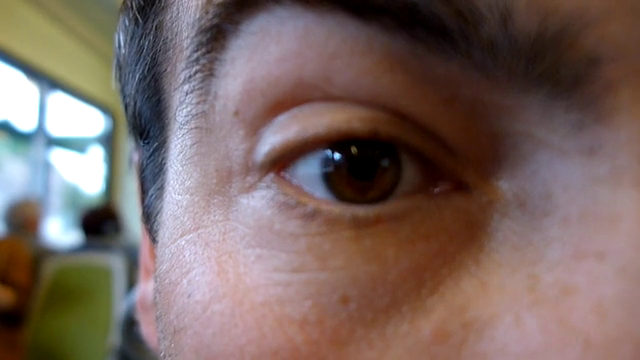
#> input picture frame 15 of experiments/_assets/eye_motion.mp4, 640 x 360 px, given in place of dog.mp4, which was not available
$ jupyter execute 01_applications_overview.ipynb   (text cells are left out)
#> lines starting #> are read from the running program, lines starting #| are printed output that depends on the picture; after the words box and inside, x2 and y2 are one past the last pixel; in counts of white or black regions, pixels touching at a corner belong together; pictures that were not available may be replaced by others from this repository, and a replacement may not be noted
[cell 1]
import cv2
import os
import numpy as np
import matplotlib.pyplot as plt

root = os.getcwd()
imagePath = os.path.join(root,'..' ,'_assets')

[cell 2]
img_path = os.path.join(imagePath, "dog.mp4")

cap = cv2.VideoCapture(img_path)
if not cap.isOpened():
    print(f"Error: Could not open video {img_path}")
else:
    ret, frame = cap.read()
#> frame is the input picture: shape (360, 640, 3); mean B, G, R 97.9, 102.8, 121.2

cap.release()

if ret and frame is not None:
    hsv_frame = cv2.cvtColor(frame, cv2.COLOR_BGR2HSV)
#> hsv_frame: shape (360, 640, 3); mean H, S, V 66.4, 92.2, 126.7

    # Tipik başlangıç skin aralığı (ayarlamaya açık):
    lower_white = np.array([0, 0, 200], dtype=np.uint8)
    upper_white = np.array([179, 40, 255], dtype=np.uint8)

    # Maske oluştur
    mask = cv2.inRange(hsv_frame, lower_white, upper_white)
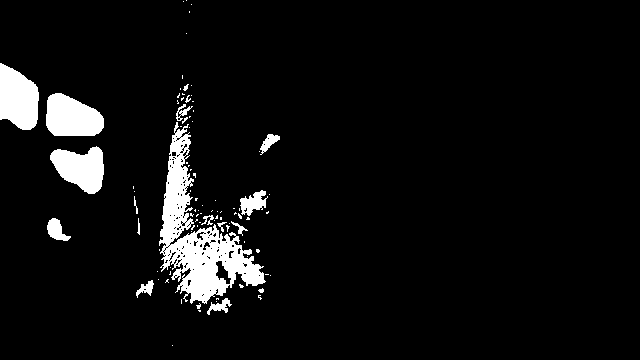
#> mask: shape (360, 640); 6.1% white; 93 white regions (75 under 20 px), largest, box (x1, y1, x2, y2) and area: (159, 122, 266, 304) 6455, (0, 63, 39, 130) 1979, (46, 93, 104, 136) 1923

    # Maske temizliği: küçük lekeleri kaldır, kenarları düzgünleştir
    kernel = cv2.getStructuringElement(cv2.MORPH_ELLIPSE, (5, 5))
    mask = cv2.morphologyEx(mask, cv2.MORPH_OPEN, kernel, iterations=2)
#> mask: shape (360, 640); 4.2% white; 10 white regions, largest, box (x1, y1, x2, y2) and area: (0, 63, 39, 130) 1976, (46, 93, 104, 136) 1913, (177, 238, 232, 300) 1716
    mask = cv2.dilate(mask, kernel, iterations=1)
#> mask: shape (360, 640); 5.3% white; 7 white regions, largest, box (x1, y1, x2, y2) and area: (158, 163, 265, 302) 4822, (44, 91, 106, 138) 2256, (0, 61, 41, 132) 2230

    # Maske ile izole et
    result_frame = cv2.bitwise_and(frame, frame, mask=mask)
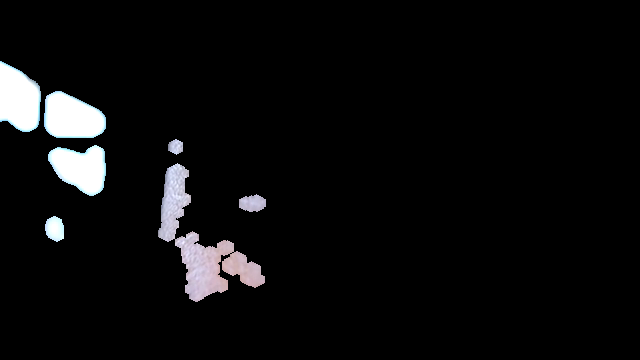
#> result_frame: shape (360, 640, 3); mean B, G, R 12.4, 12, 12

    # Görüntüleri matplotlib için RGB'ye çevir
    frame_rgb = cv2.cvtColor(frame, cv2.COLOR_BGR2RGB)
    result_rgb = cv2.cvtColor(result_frame, cv2.COLOR_BGR2RGB)

    fig, axes = plt.subplots(1, 3, figsize=(15, 5))

    axes[0].imshow(frame_rgb)
    axes[0].set_title("Original Frame")

    axes[1].imshow(mask, cmap='gray')
    axes[1].set_title("Mask (Skin Tone)")

    axes[2].imshow(result_rgb)
    axes[2].set_title("Isolated Skin Region")

    plt.tight_layout()
    plt.show()
else:
    print("Could not load frame for static demo.")

[cell 3]
img_path = os.path.join(imagePath, "car.mp4")

cap = cv2.VideoCapture(img_path)
if not cap.isOpened():
    print(f"Error: could not open: {img_path}")
else:
    ret, frame = cap.read()

cap.release()

if ret and frame is not None:
    frame_rgb = cv2.cvtColor(frame, cv2.COLOR_BGR2RGB)

    cv2.circle(frame_rgb, (150, 200), 20, (0, 0, 255), -1)
    cv2.circle(frame_rgb, (300, 100), 20, (0, 0, 255), -1)
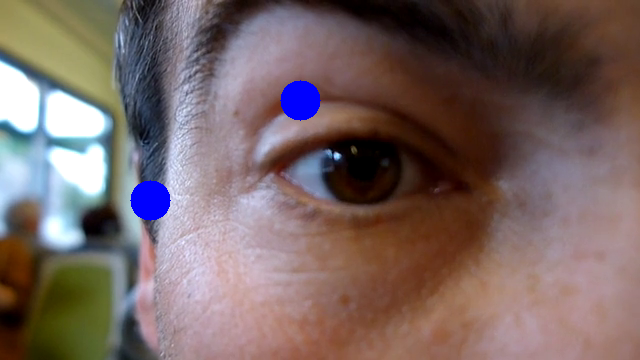
#> frame_rgb: shape (360, 640, 3); mean R, G, B 119.9, 101.7, 99.5
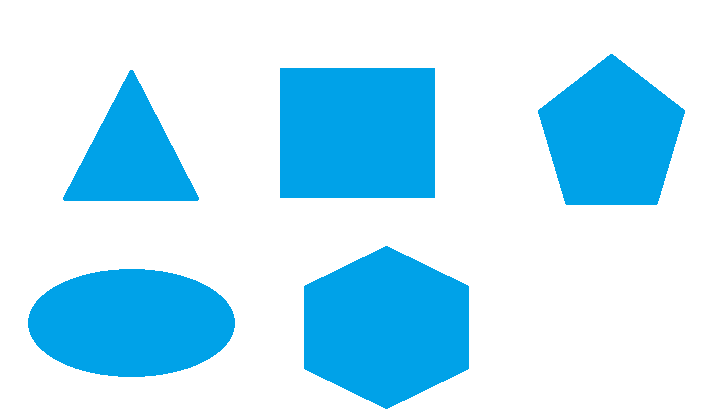
#> input picture experiments/_assets/polygons.png, 720 x 417 px
#> further down, image is the input picture: shape (417, 720, 3); mean B, G, R 248.6, 229.3, 184.6

    plt.figure(figsize=(10, 8))
    plt.imshow(frame_rgb)
    plt.title("Mouse Drawing Simulation")

    plt.show()
else:
    print("Could not load frame for static demo.")

[cell 4]
img_path = os.path.join(imagePath, "polygons.png")

def detect_and_label_shapes(image):
    """Finds contours, approximates their shape, and labels them."""
    gray = cv2.cvtColor(image, cv2.COLOR_BGR2GRAY)
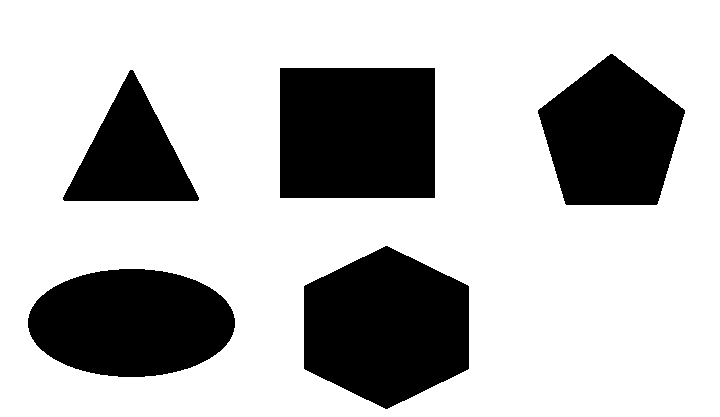
#> gray: shape (417, 720); values 122 (black) and 255 (white), 72.4% white; 5 black regions, box (x1, y1, x2, y2) and area: (304, 246, 469, 409) 20341, (280, 68, 435, 198) 20150, (28, 269, 235, 377) 17580, (538, 54, 685, 205) 15534, (63, 70, 199, 201) 9309
    _, threshold = cv2.threshold(gray, 240, 255, cv2.THRESH_BINARY)
#> threshold: shape (417, 720); 72.4% white; 5 black regions

    contours, _ = cv2.findContours(threshold, cv2.RETR_TREE, cv2.CHAIN_APPROX_SIMPLE)
#> contours = 6 contours; box (x1, y1, x2, y2) and area: (0, 0, 720, 417) 299104, (303, 245, 470, 410) 20588, (279, 67, 436, 199) 20434, (27, 268, 236, 378) 17814, (537, 53, 686, 206) 15747, (62, 69, 200, 202) 9508

    for cnt in contours:
        if cv2.contourArea(cnt) < 100:
            continue
        epsilon = 0.02 * cv2.arcLength(cnt, True)
        approx = cv2.approxPolyDP(cnt, epsilon, True)
        cv2.drawContours(image, [approx], 0, (0, 0, 0), 3)
        x, y, w, h = cv2.boundingRect(approx)

        shape_name = ""
        num_vertices = len(approx)
        if num_vertices == 3:
            shape_name = "Triangle"
        elif num_vertices == 4:
            aspect_ratio = float(w) / h
            if 0.95 <= aspect_ratio <= 1.05:
                shape_name = "Square"
            else:
                shape_name = "Rectangle"
        elif num_vertices == 5:
            shape_name = "Pentagon"
        else:
            shape_name = "Circle"
        cv2.putText(image, shape_name, (x, y - 5), cv2.FONT_HERSHEY_SIMPLEX, 0.7, (0, 0, 0), 2)
#> this loop made 6 passes
#> (epsilon, approx, x, y, w, h, shape_name, num_vertices) on passes 1, 5: (45.4, [[0, 0], [0, 416], [719, 416], [719, 0]], 0, 0, 720, 417, 'Rectangle', 4), (11.43, [[279, 68], [434, 67], [435, 197], [280, 198]], 279, 67, 157, 132, 'Rectangle', 4)
#> (epsilon, approx, x, y, w, h, shape_name, num_vertices) on pass 4: (9.13, [[130, 69], [197, 201], [62, 199]], 62, 69, 136, 133, 'Triangle', 3)
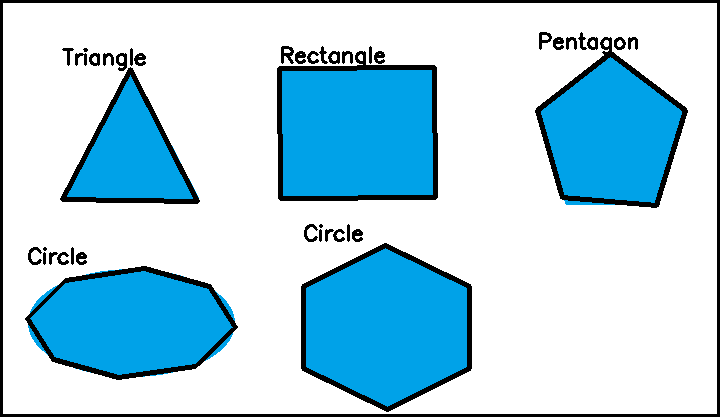
#> image: shape (417, 720, 3); 7.42% of pixels changed, all inside (x1, y1, x2, y2) = (0, 0, 720, 417)

    return image

image = cv2.imread(img_path)
if image is not None:
    result_image = detect_and_label_shapes(image.copy())
    result_image_rgb = cv2.cvtColor(result_image, cv2.COLOR_BGR2RGB)

    plt.figure(figsize=(10, 8))
    plt.imshow(result_image_rgb)
    plt.title("Static Shape Detection")
    plt.axis('off')
    plt.show()
else:
    print("Could not load image for static demo.")

[cell 5]
img_path = os.path.join(imagePath, "polygons2.jpg")
frame = cv2.imread(img_path)
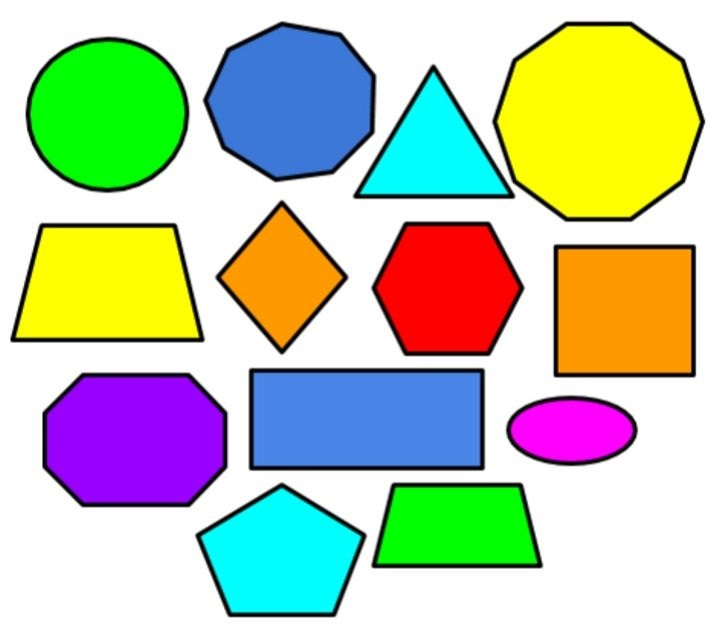
#> input picture experiments/_assets/polygons2.jpg, 713 x 639 px
#> frame is the input picture: shape (639, 713, 3); mean B, G, R 172.3, 200, 189.3

if frame is not None:
    # Renk aralığını genişlet - daha fazla rengi yakala
    lower_color = np.array([0, 50, 50])
    upper_color = np.array([180, 255, 255])

    hsv = cv2.cvtColor(frame, cv2.COLOR_BGR2HSV)
#> hsv: shape (639, 713, 3); mean H, S, V 41.7, 117.3, 236
    mask = cv2.inRange(hsv, lower_color, upper_color)
#> mask: shape (639, 713); 46% white; 109 white regions (96 under 20 px), largest, box (x1, y1, x2, y2) and area: (496, 25, 701, 218) 30506, (253, 372, 481, 467) 21656, (46, 376, 224, 504) 20062

    # Morfolojik işlemler
    kernel = np.ones((5, 5), np.uint8)
    mask = cv2.morphologyEx(mask, cv2.MORPH_CLOSE, kernel)
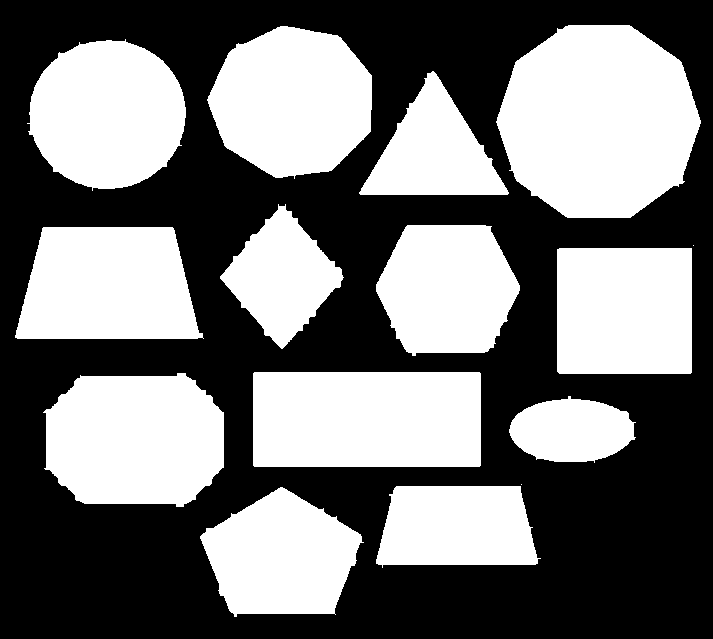
#> mask: shape (639, 713); 46.2% white; 15 white regions (2 under 20 px), largest, box (x1, y1, x2, y2) and area: (496, 25, 701, 218) 30563, (253, 372, 481, 467) 21656, (43, 373, 224, 507) 20267
    mask = cv2.morphologyEx(mask, cv2.MORPH_OPEN, kernel)
#> mask: shape (639, 713); 46.2% white; 13 white regions

    # Kontur bulma
    contours, _ = cv2.findContours(mask, cv2.RETR_EXTERNAL, cv2.CHAIN_APPROX_SIMPLE)
#> contours = 13 contours; largest, box (x1, y1, x2, y2) and area: (497, 25, 700, 218) 30259, (253, 372, 481, 467) 21336, (46, 373, 224, 507) 19994, (208, 26, 372, 178) 18816, (30, 40, 186, 189) 18082

    result_frame = frame.copy()

    for cnt in contours:
        area = cv2.contourArea(cnt)
        if area > 300:  # Minimum alan eşiği düşürüldü
            # Kontur yaklaşıklama
            perimeter = cv2.arcLength(cnt, True)
            epsilon = 0.04 * perimeter  # Daha agresif yaklaşıklama
            approx = cv2.approxPolyDP(cnt, epsilon, True)

            # Bounding box
            x, y, w, h = cv2.boundingRect(approx)

            # Şekil sınıflandırma
            num_vertices = len(approx)
            shape_name = ""

            # Dairesellik hesaplama
            circularity = 4 * np.pi * area / (perimeter ** 2) if perimeter > 0 else 0

            if circularity > 0.85:
                shape_name = "Circle"
            elif num_vertices == 3:
                shape_name = "Triangle"
            elif num_vertices == 4:
                aspect_ratio = float(w) / h
                if 0.90 <= aspect_ratio <= 1.10:
                    shape_name = "Square"
                else:
                    shape_name = "Rectangle"
            elif num_vertices == 5:
                shape_name = "Pentagon"
            elif num_vertices == 6:
                shape_name = "Hexagon"
            else:
                shape_name = f"Polygon ({num_vertices})"

            # Konturu çiz
            cv2.drawContours(result_frame, [approx], 0, (0, 255, 0), 3)

            # Merkez noktası
            M = cv2.moments(cnt)
            if M["m00"] != 0:
                cx = int(M["m10"] / M["m00"])
                cy = int(M["m01"] / M["m00"])
                cv2.circle(result_frame, (cx, cy), 5, (255, 0, 0), -1)

            # Metin arka planı
            text_size = cv2.getTextSize(shape_name, cv2.FONT_HERSHEY_SIMPLEX, 0.8, 2)[0]
            cv2.rectangle(result_frame, (x, y - 35), (x + text_size[0] + 10, y - 5), (255, 255, 255), -1)
            cv2.putText(result_frame, shape_name, (x + 5, y - 15), cv2.FONT_HERSHEY_SIMPLEX, 0.8, (0, 0, 0), 2)
#> this loop made 13 passes
#> (area, perimeter, epsilon, approx, x, y, w, h) on passes 2, 5, 6, 7, 9: (11200, 455.7, 18.23, [[391, 494], [378, 564], [537, 563], [520, 486]], 378, 486, 160, 79), (21336, 639.7, 25.59, [[253, 373], [254, 466], [480, 465], [479, 372]], 253, 372, 228, 95), (16746, 515.7, 20.63, [[557, 249], [559, 373], [691, 372], [691, 248]], 557, 248, 135, 126), (17491, 561.2, 22.45, [[42, 228], [17, 338], [202, 337], [172, 227]], 17, 227, 186, 112), (9158, 424.8, 16.99, [[278, 206], [221, 279], [284, 346], [342, 275]], 221, 206, 122, 141)
#> (area, perimeter, epsilon, approx, x, y, w, h) on pass 10: (9486, 461.4, 18.45, [[361, 188], [507, 194], [435, 73]], 361, 73, 147, 122)
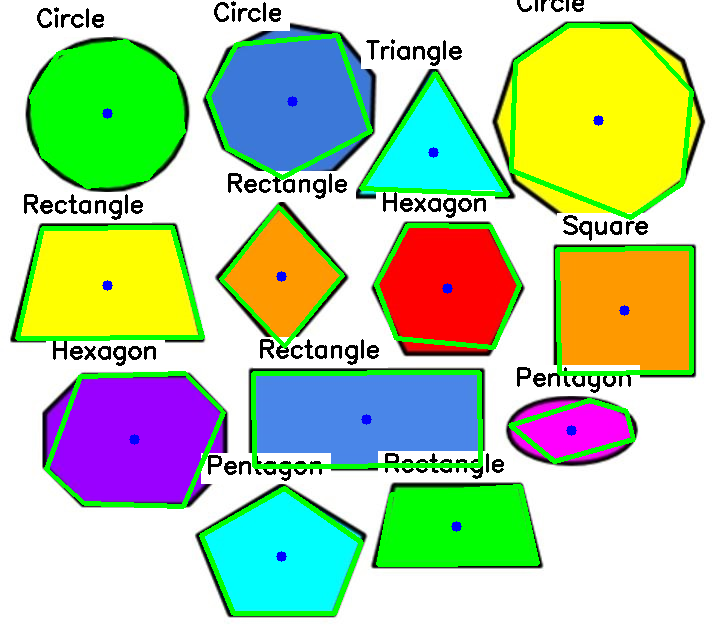
#> result_frame: shape (639, 713, 3); 11.98% of pixels changed, all inside (x1, y1, x2, y2) = (15, 0, 694, 616)

    # Sonucu göster
    result_frame_rgb = cv2.cvtColor(result_frame, cv2.COLOR_BGR2RGB)
    plt.figure(figsize=(12, 10))
    plt.imshow(result_frame_rgb)
    plt.title("Shape Detection - All Shapes")
    plt.axis('off')
    plt.show()

    print(f"Tespit edilen şekil sayısı: {len([c for c in contours if cv2.contourArea(c) > 300])}")
#| Tespit edilen şekil sayısı: 13
else:
    print("Could not load image for static demo.")

$ run again, starting later in the video
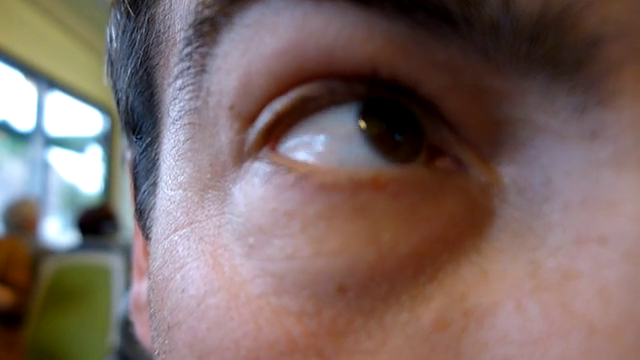
#> input picture frame 70 of experiments/_assets/eye_motion.mp4, 640 x 360 px, given in place of dog.mp4, which was not available
#> frame is the input picture: shape (360, 640, 3); mean B, G, R 100.5, 104.8, 123.9
#> hsv_frame: shape (360, 640, 3); mean H, S, V 67, 90.3, 129.5
#> gray: shape (417, 720); values 122 (black) and 255 (white), 72.4% white; 5 black regions, box (x1, y1, x2, y2) and area: (304, 246, 469, 409) 20341, (280, 68, 435, 198) 20150, (28, 269, 235, 377) 17580, (538, 54, 685, 205) 15534, (63, 70, 199, 201) 9309
#> threshold: shape (417, 720); 72.4% white; 5 black regions
#> in detect_and_label_shapes, `contours, _ = cv2.findContours(threshold, cv2.RETR_TREE, cv2.CHAIN_APP..`: contours = 6 contours; box (x1, y1, x2, y2) and area: (0, 0, 720, 417) 299104, (303, 245, 470, 410) 20588, (279, 67, 436, 199) 20434, (27, 268, 236, 378) 17814, (537, 53, 686, 206) 15747, (62, 69, 200, 202) 9508
#> the loop in detect_and_label_shapes, `for cnt in contours:` made 6 passes
#> (epsilon, approx, x, y, w, h, shape_name, num_vertices) on passes 1, 5: (45.4, [[0, 0], [0, 416], [719, 416], [719, 0]], 0, 0, 720, 417, 'Rectangle', 4), (11.43, [[279, 68], [434, 67], [435, 197], [280, 198]], 279, 67, 157, 132, 'Rectangle', 4)
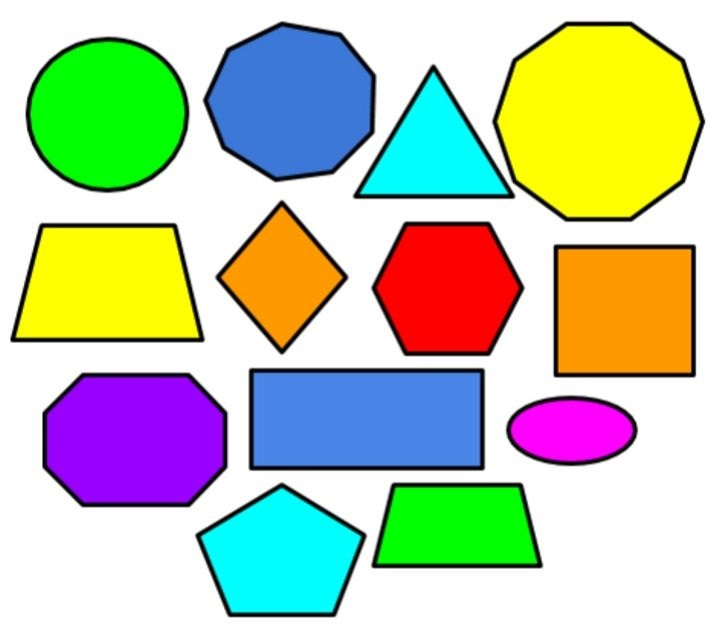
#> input picture experiments/_assets/polygons2.jpg, 713 x 639 px
#> frame is the input picture: shape (639, 713, 3); mean B, G, R 172.3, 200, 189.3
#> hsv: shape (639, 713, 3); mean H, S, V 41.7, 117.3, 236
#> `contours, _ = cv2.findContours(mask, cv2.RETR_EXTERNAL, cv2.CHAIN_APPR..`: contours = 13 contours; largest, box (x1, y1, x2, y2) and area: (497, 25, 700, 218) 30259, (253, 372, 481, 467) 21336, (46, 373, 224, 507) 19994, (208, 26, 372, 178) 18816, (30, 40, 186, 189) 18082
#> the loop `for cnt in contours:` made 13 passes
#> (area, perimeter, epsilon, approx, x, y, w, h) on passes 2, 5, 6, 7: (11200, 455.7, 18.23, [[391, 494], [378, 564], [537, 563], [520, 486]], 378, 486, 160, 79), (21336, 639.7, 25.59, [[253, 373], [254, 466], [480, 465], [479, 372]], 253, 372, 228, 95), (16746, 515.7, 20.63, [[557, 249], [559, 373], [691, 372], [691, 248]], 557, 248, 135, 126), (17491, 561.2, 22.45, [[42, 228], [17, 338], [202, 337], [172, 227]], 17, 227, 186, 112)
#| Tespit edilen şekil sayısı: 13

$ run again, starting later in the video
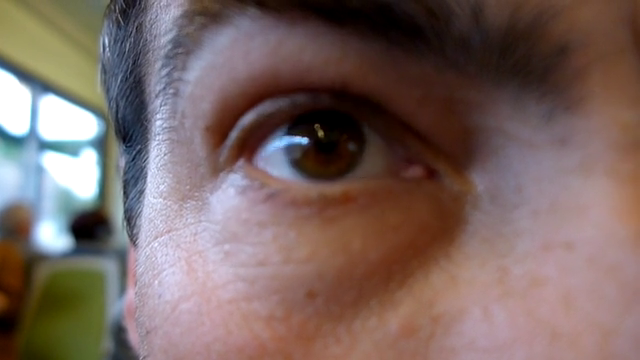
#> input picture frame 124 of experiments/_assets/eye_motion.mp4, 640 x 360 px, given in place of dog.mp4, which was not available
#> frame is the input picture: shape (360, 640, 3); mean B, G, R 97.7, 102, 121.5
#> hsv_frame: shape (360, 640, 3); mean H, S, V 64.2, 93.9, 127
#> gray: shape (417, 720); values 122 (black) and 255 (white), 72.4% white; 5 black regions, box (x1, y1, x2, y2) and area: (304, 246, 469, 409) 20341, (280, 68, 435, 198) 20150, (28, 269, 235, 377) 17580, (538, 54, 685, 205) 15534, (63, 70, 199, 201) 9309
#> threshold: shape (417, 720); 72.4% white; 5 black regions
#> in detect_and_label_shapes, `contours, _ = cv2.findContours(threshold, cv2.RETR_TREE, cv2.CHAIN_APP..`: contours = 6 contours; box (x1, y1, x2, y2) and area: (0, 0, 720, 417) 299104, (303, 245, 470, 410) 20588, (279, 67, 436, 199) 20434, (27, 268, 236, 378) 17814, (537, 53, 686, 206) 15747, (62, 69, 200, 202) 9508
#> the loop in detect_and_label_shapes, `for cnt in contours:` made 6 passes
#> (epsilon, approx, x, y, w, h, shape_name, num_vertices) on passes 1, 5: (45.4, [[0, 0], [0, 416], [719, 416], [719, 0]], 0, 0, 720, 417, 'Rectangle', 4), (11.43, [[279, 68], [434, 67], [435, 197], [280, 198]], 279, 67, 157, 132, 'Rectangle', 4)
#> hsv: shape (639, 713, 3); mean H, S, V 41.7, 117.3, 236
#> `contours, _ = cv2.findContours(mask, cv2.RETR_EXTERNAL, cv2.CHAIN_APPR..`: contours = 13 contours; largest, box (x1, y1, x2, y2) and area: (497, 25, 700, 218) 30259, (253, 372, 481, 467) 21336, (46, 373, 224, 507) 19994, (208, 26, 372, 178) 18816, (30, 40, 186, 189) 18082
#> the loop `for cnt in contours:` made 13 passes
#> (area, perimeter, epsilon, approx, x, y, w, h) on passes 2, 5, 6, 7: (11200, 455.7, 18.23, [[391, 494], [378, 564], [537, 563], [520, 486]], 378, 486, 160, 79), (21336, 639.7, 25.59, [[253, 373], [254, 466], [480, 465], [479, 372]], 253, 372, 228, 95), (16746, 515.7, 20.63, [[557, 249], [559, 373], [691, 372], [691, 248]], 557, 248, 135, 126), (17491, 561.2, 22.45, [[42, 228], [17, 338], [202, 337], [172, 227]], 17, 227, 186, 112)
#| Tespit edilen şekil sayısı: 13
